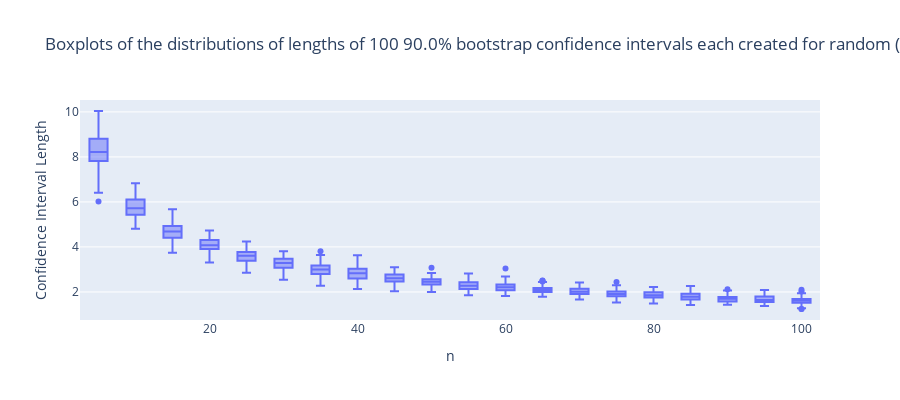

Notebook code cell kept with this figure:
### Markdown cell above
### Confidence Interval Widths: Code Demonstration (<5 Minutes)
## How Do We Get Narrower Confidence Intervals?
> At a fixed confidence level, narrower intervals are more interpretable, meaningful, and understandable; **therefore, more likely to be helpful, usable, and actionable!**

### Code cell
import pandas as pd; import numpy as np; import plotly.express as px; data = pd.read_csv('data/4/gestation.csv'); np.random.seed(130); bootstrap_reps,confidence_interval_reps = 100,100
confidence, intervals = 0.9, pd.DataFrame({'Confidence Interval Length': [], 'n': []})
for n in np.arange(5,101,5, dtype='int'):
    for i in range(confidence_interval_reps): 
        boot_means = np.array([0.0]*bootstrap_reps, dtype='float')
        for j in range(bootstrap_reps): 
            boot_means[j] = np.random.choice(data['age'], n, replace=False).mean() # random (sub)samples
        intervals = pd.concat([intervals,pd.DataFrame({'Confidence Interval Length': np.diff(np.quantile(boot_means, ((1-confidence)/2, 1-(1-confidence)/2))), 'n': [n]})])    
px.box(intervals, x='n', y='Confidence Interval Length', title='Boxplots of the distributions of lengths of '+str(confidence_interval_reps)+' '+str(100*confidence)+'% bootstrap confidence intervals each created for random (sub)samples sizes (of size n=5, 10, 15, ..., up to 100)', height=400)

### Figure 1 — Plotly figure (JSON) as saved in the notebook; plotly's stock layout.template omitted (floating-point values rounded to 4 significant figures; data arrays with more than 128 entries replaced by an {"elided": "..."} marker saying what was removed)
{"data": [{"alignmentgroup": "True", "hovertemplate": "n=%{x}<br>Confidence Interval Length=%{y}<extra></extra>", "legendgroup": "", "marker": {"color": "#636efa"}, "name": "", "notched": false, "offsetgroup": "", "orientation": "v", "showlegend": false, "type": "box", "x": {"elided": "2000 int values"}, "x0": " ", "xaxis": "x", "y": {"elided": "2000 float values"}, "y0": " ", "yaxis": "y"}], "layout": {"boxmode": "group", "height": 400, "legend": {"tracegroupgap": 0}, "title": {"text": "Boxplots of the distributions of lengths of 100 90.0% bootstrap confidence intervals each created for random (sub)samples sizes (of size n=5, 10, 15, ..., up to 100)"}, "xaxis": {"anchor": "y", "domain": [0, 1], "title": {"text": "n"}}, "yaxis": {"anchor": "x", "domain": [0, 1], "title": {"text": "Confidence Interval Length"}}}}
